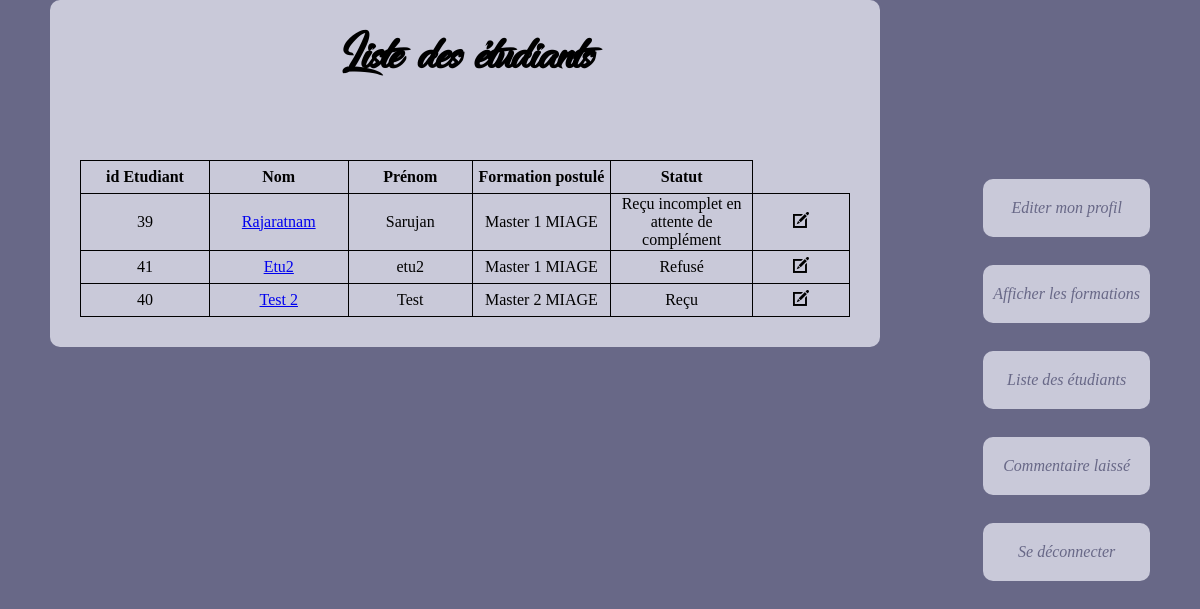
Page /Prof/Etudiants.php on the earlier database version.
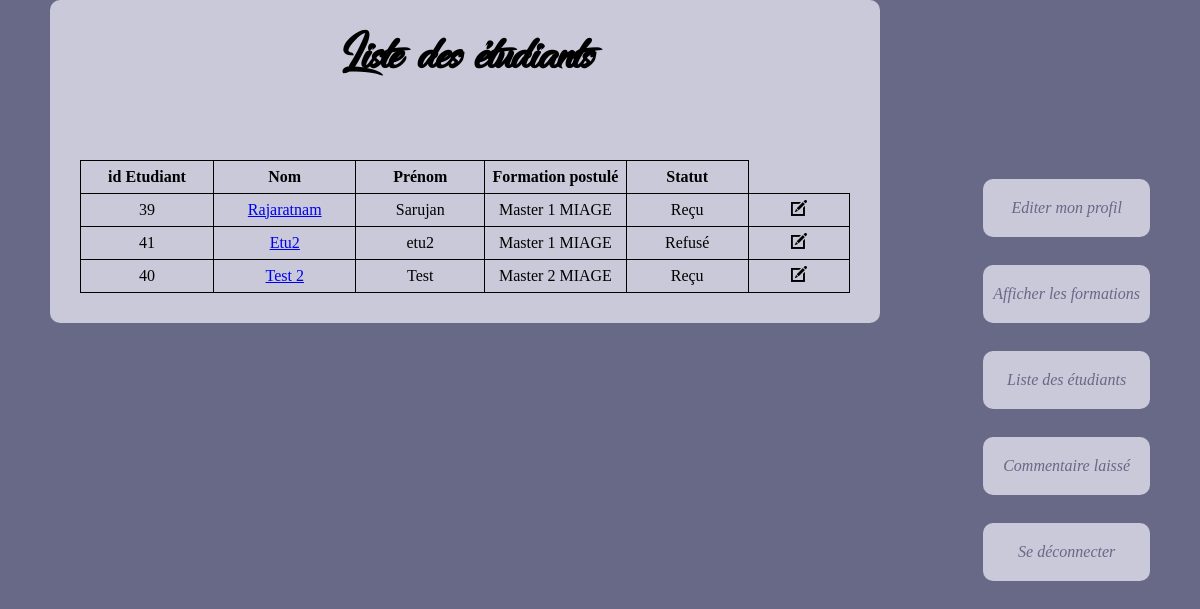
Same page on the later database version.
### tables this page shows
CREATE TABLE `Utilisateur` (
  `id_etudiant` int(11) NOT NULL,
  `Nom` varchar(50) NOT NULL,
  `Prenom` varchar(50) DEFAULT NULL,
  `carte_id` int(11) DEFAULT NULL,
  `date_naiss` date DEFAULT NULL,
  `adresse` varchar(100) DEFAULT NULL,
  `num_tel` int(11) DEFAULT NULL,
  `mail` varchar(70) NOT NULL,
  `mdp` varchar(50) NOT NULL,
  `choixFormation` int(11) DEFAULT NULL,
  `TypeUser` int(11) NOT NULL,
  `id_statuts` int(11) DEFAULT NULL
);

CREATE TABLE `Statuts` (
  `id_statuts` int(11) NOT NULL,
  `libelle` varchar(75) NOT NULL
);

CREATE TABLE `Formation` (
  `id_formation` int(11) NOT NULL,
  `intitule_formation` varchar(70) NOT NULL
);

### Prof/Etudiants.php (the view, shortened to what this page needs)
<?php
include_once '../db.php';
?>
<!DOCTYPE html>
<html>
<head>
	<link rel="stylesheet" href="../Content/css/nobel.css" />
</head>
<body>
<main>
<table>
	<h1> Liste des étudiants </h1>
	<tr>
		<td>
			<STRONG>id Etudiant</STRONG>
		</td>
		<td>
			<STRONG>Nom</STRONG>
		</td>
		<td>
			<STRONG>Prénom</STRONG>
		</td>
		<td>
			<STRONG>Formation postulé</STRONG>
		</td>
		<td>
			<STRONG>Statut</STRONG>
		</td>
	</tr>
	<tr>
		<?php
			echo "<br><br>";
			$formation=$bdd->prepare('SELECT DISTINCT id_etudiant,Nom,Prenom,choixFormation,Intitule_formation,libelle, u.id_statuts from Utilisateur u, DocumentsFourni df, Formation f, Statuts s where u.TypeUser=3 and u.choixFormation=f.id_formation and u.id_statuts=s.id_statuts ORDER BY choixFormation,id_etudiant ASC');
			$formation->execute();
			while($lig = $formation->fetch(PDO::FETCH_ASSOC)){
				echo "<tr>";
					echo "<td>".$lig['id_etudiant']."</td>";
					echo "<td><a href='AddFilesE.php?id_etudiant=".$lig['id_etudiant']."'>";
					echo $lig['Nom']."</td>";
					echo "<td>".$lig['Prenom']."</td>";
					echo "<td>".$lig['Intitule_formation']."</td>";
					echo "<td>".$lig['libelle']."</td>";
					echo "<td><a href='EditEtudiant.php?id_statut=".$lig["id_statuts"]."&id_etudiant=".$lig["id_etudiant"]."'><img src='../Content/img/edit-icon.png' alt='' class='icone'/></a></td>";
				echo "</tr>";
			}
			?>
	</tr>
</table>
</main>
	<nav>
		<ul>
			<li><a href = "editerProfileP.php">Editer mon profil</a></li><br>
			<li><a href = "formationsP.php">Afficher les formations</a></li><br>
			<li><a href = "Etudiants.php">Liste des étudiants</a></li><br>
			<li><a href ="CommentaireL.php">Commentaire laissé</a></li><br>
			<li><a href = "../Deconnexion.php">Se déconnecter</a></li><br>
		</ul>
	</nav>
</body>
</html>

Differences in the rows shown:
changed utilisateur "Rajaratnam": id_statuts.libelle "Reçu incomplet en attente de complément" → "Reçu"
